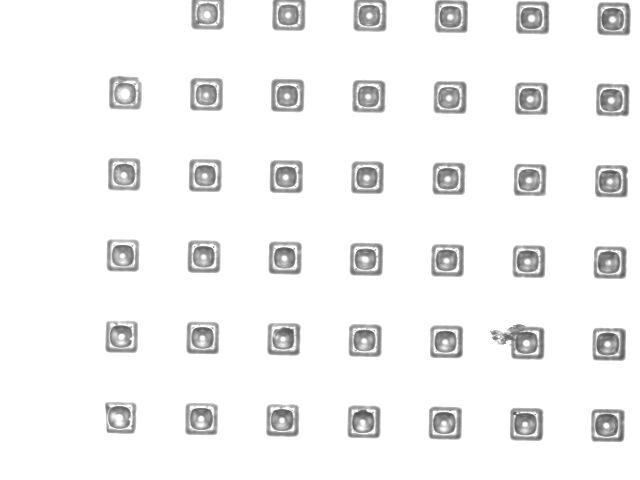
#> input picture coatingshape/x1.0 S26.tif, 640 x 480 px, found by its file name
$ python test2.py
#> lines starting #> are read from the running program, lines starting #| are printed output that depends on the picture; after the words box and inside, x2 and y2 are one past the last pixel; in counts of white or black regions, pixels touching at a corner belong together
import numpy as np
import matplotlib.pyplot as plt
import os
import pandas as pd
from skimage import data, io, filters
from skimage.color import rgba2rgb, rgb2gray
from skimage.external import tifffile
from skimage import feature
from skimage.filters import roberts, sobel, sobel_h, sobel_v
from skimage.filters import threshold_otsu
from skimage import morphology
from scipy import ndimage as ndi
from skimage.color import label2rgb

from skimage import exposure
from scipy.ndimage import gaussian_filter
from skimage import data
from skimage import img_as_float
from skimage.morphology import reconstruction

import matplotlib
#Data1 = io.imread('coatingshape/x1_side_mid.tif', plugin='tifffile')
Data1 = io.imread('coatingshape/x1.0 S26.tif', as_gray=True)
#> Data1 is the input picture: shape (480, 640); min 80, max 255, mean 242.7
Data2 = io.imread('coatingshape/x1.0 S26.tif', as_gray=True)
#Data1[Data1<120] = 255
# Data1 = Data1[200:350, :]
Data3 = gaussian_filter(Data2, 1.5, order=0)


#thresh = threshold_otsu(Data1, nbins=50)
#binary = Data1 > thresh

edges1 = roberts(Data2)
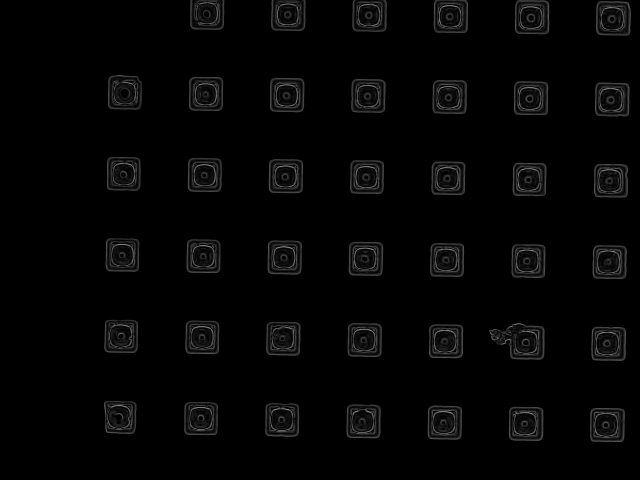
#> edges1: shape (480, 640) float64; min 0, max 0.543, mean 0.0194
edges2 = sobel(Data2)
edges3 = feature.canny(Data2, sigma=1.5)
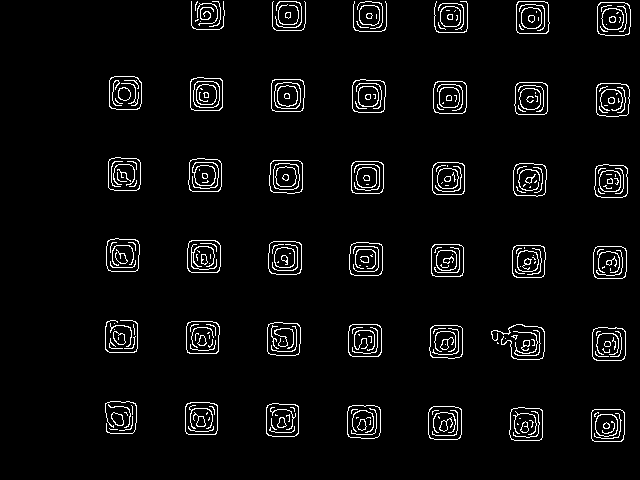
#> edges3: shape (480, 640) bool; 4.2% white in thin lines or dots, all inside (x1, y1, x2, y2) = (105, 1, 631, 442)
#fill_edges = ndi.binary_fill_holes(edges2)


markers = np.zeros_like(Data2)

markers[Data2 < 130] = 1
markers[Data2 > 190] = 2


segmentation = morphology.watershed(edges2, markers)
#> segmentation: shape (480, 640); values 1 (black) and 2 (white), 91.2% white; 77 black regions (2 under 20 px), largest, box (x1, y1, x2, y2) and area: (501, 324, 544, 359) 920, (597, 3, 630, 35) 780, (596, 84, 629, 116) 779
segmentation[segmentation >= 2] = 0

a1 = np.array(segmentation)
#print(np.count_nonzero(a1 == 1))

segmentation = ndi.binary_fill_holes(segmentation)
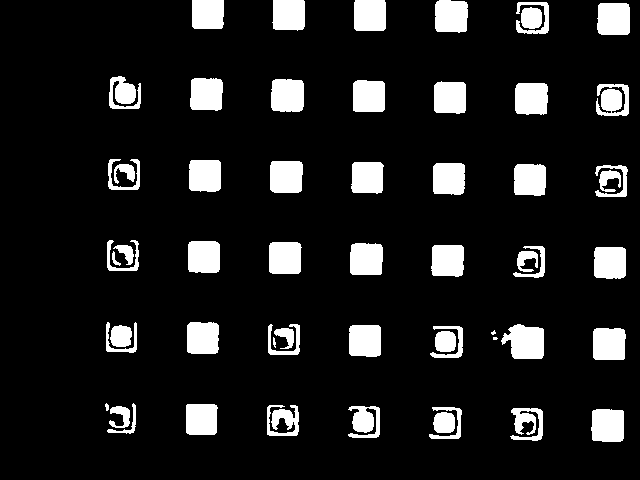
#> segmentation: shape (480, 640) bool; 11.6% white; 56 white regions (2 under 20 px), largest, box (x1, y1, x2, y2) and area: (501, 324, 544, 359) 1141, (271, 79, 304, 112) 1032, (591, 409, 624, 442) 1025

labeled_coins, num_features = ndi.label(segmentation)
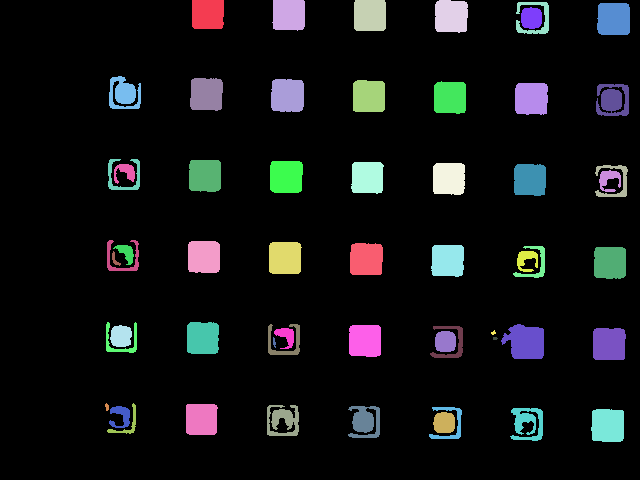
#> labeled_coins: shape (480, 640) int32; 57 distinct labels, from 0 to 56; one colour per label, 0 black
#> num_features = 56
image_label_overlay = label2rgb(labeled_coins, image=Data1)
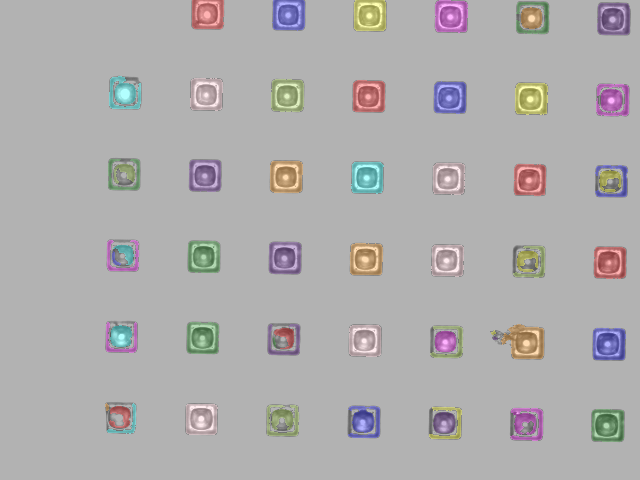
#> image_label_overlay: shape (480, 640, 3) float64; mean R, G, B 0.687, 0.681, 0.682

fig, axes = plt.subplots(1, 2, figsize=(8, 3), sharey=True)
axes[0].imshow(Data2, cmap=plt.cm.gray, interpolation='nearest')
axes[0].contour(segmentation, [0.5], linewidths=2, colors='y')
axes[1].imshow(image_label_overlay, cmap=plt.cm.gray)

# [8 lines of commented-out code are left out]

fig, (ax1, ax2, ax3) = plt.subplots(nrows=1, ncols=3, sharex=True, sharey=True)
ax1.imshow(Data2, cmap=plt.cm.gray, interpolation='nearest')
ax1.axis('off')
ax2.imshow(markers, vmin=Data3.min(), vmax=Data3.max(), cmap=plt.cm.gray)
ax2.axis('off')
ax3.imshow(segmentation, cmap=plt.cm.gray)
ax3.axis('off')

plt.show()
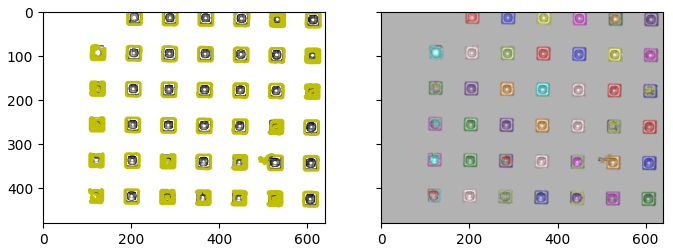
#> figure drawn by matplotlib, 2 panels
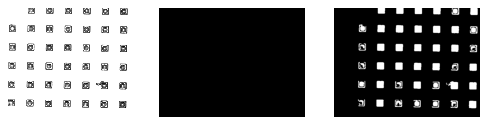
#> figure drawn by matplotlib, 3 panels


#fig, (ax1, ax2, ax3) = plt.subplots(nrows=1, ncols=3, sharex=True, sharey=True)
#
#ax1.imshow(edges1, cmap=plt.cm.gray)
# ax1.axis('off')
#
#ax2.imshow(edges2, cmap=plt.cm.gray)
# ax2.axis('off')
#
#ax3.hist(Data1.ravel(), bins=512)
#
# fig.tight_layout()
# plt.show()

$ run again, with coatingshape/0.5_S33.tif copied over coatingshape/x1.0 S26.tif
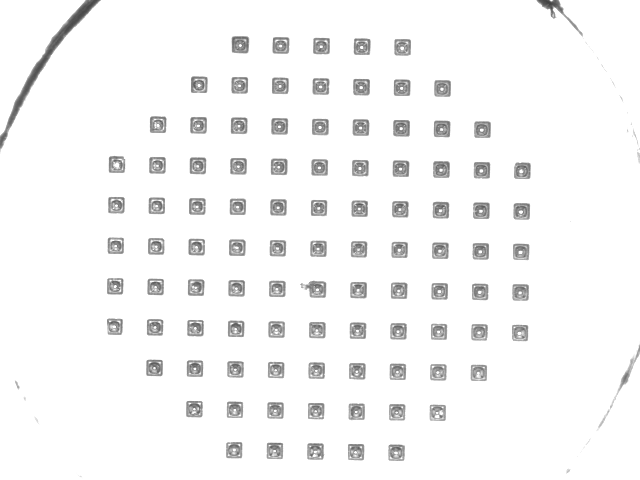
#> input picture coatingshape/0.5_S33.tif, 640 x 480 px, found by its file name
#> Data1 is the input picture: shape (480, 640); min 64, max 255, mean 245.9
#> edges3: shape (480, 640) bool; 3.1% white in thin lines or dots
#> `labeled_coins, num_features = ndi.label(segmentation)`:
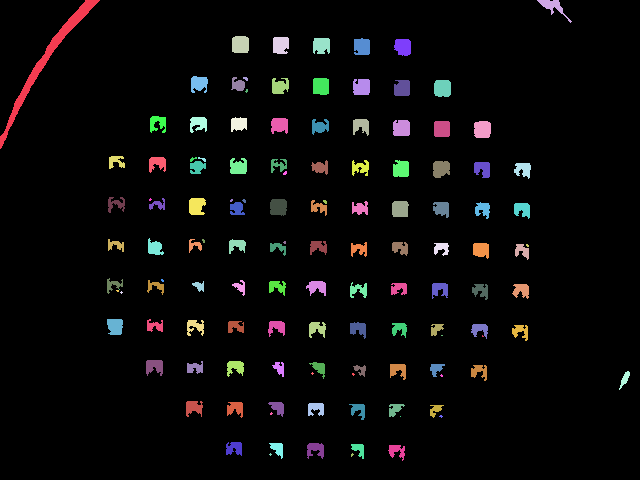
#> labeled_coins: shape (480, 640) int32; 127 distinct labels, from 0 to 126; one colour per label, 0 black
#> num_features = 126
#> `plt.show()`:
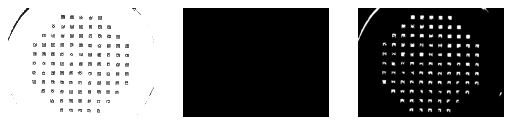
#> figure drawn by matplotlib, 3 panels

$ run again, with coatingshape/1.tif copied over coatingshape/x1.0 S26.tif
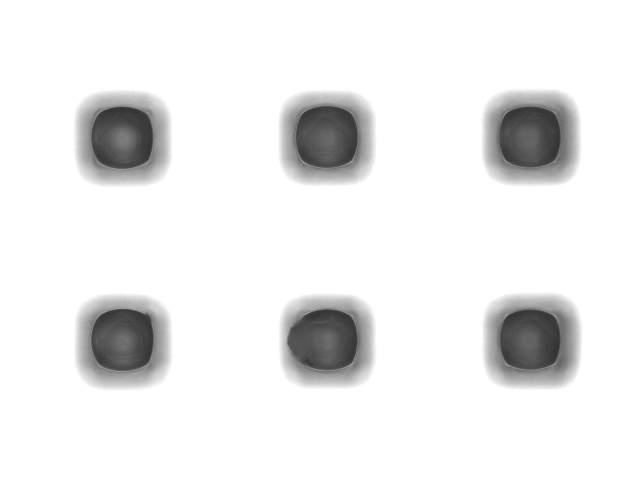
#> input picture coatingshape/1.tif, 640 x 480 px, found by its file name
#> Data1 is the input picture: shape (480, 640); min 50, max 255, mean 236.1
#> edges3: shape (480, 640) bool; 1.3% white in thin lines or dots, all inside (x1, y1, x2, y2) = (76, 91, 580, 389)
#> `labeled_coins, num_features = ndi.label(segmentation)`:
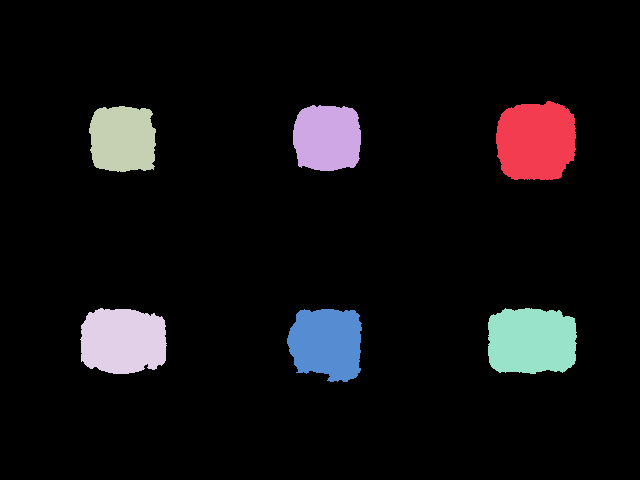
#> labeled_coins: shape (480, 640) int32; 7 distinct labels, from 0 to 6; one colour per label, 0 black
#> num_features = 6
#> `plt.show()`:
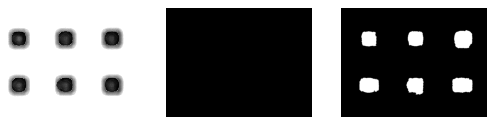
#> figure drawn by matplotlib, 3 panels
